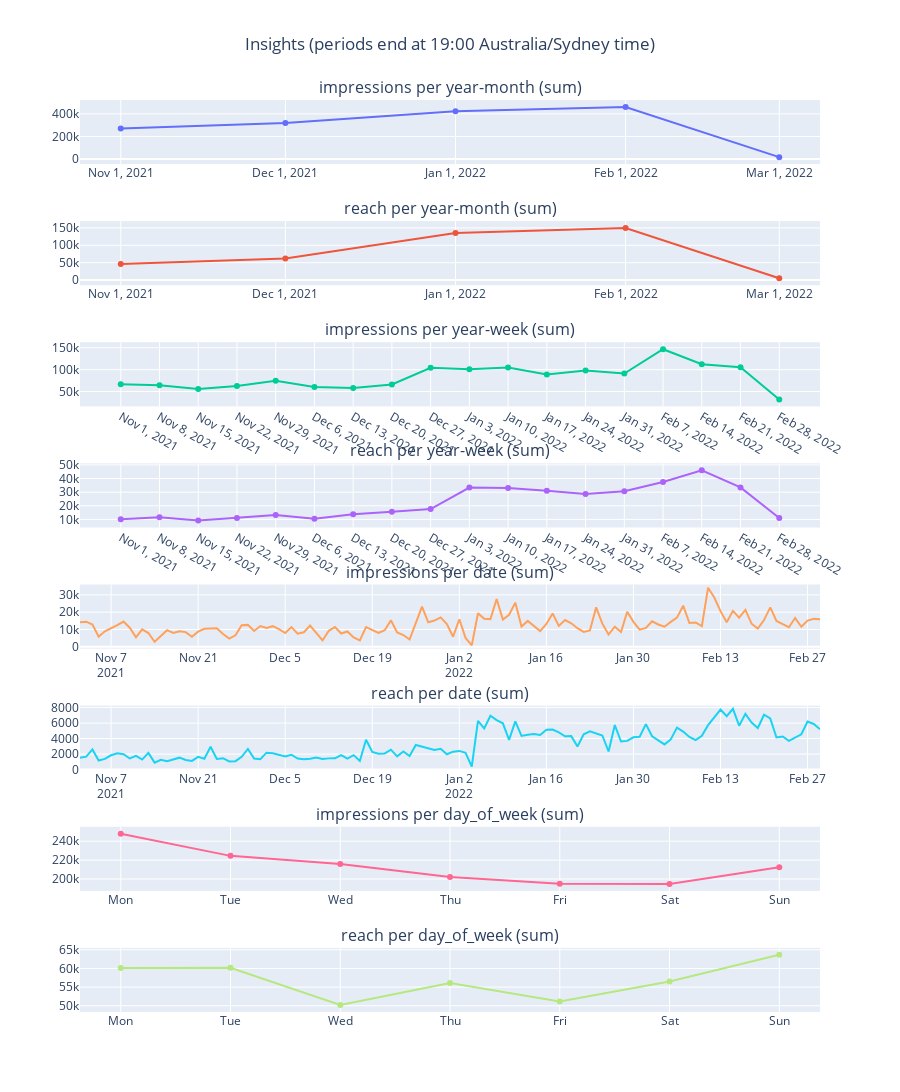

Here is the notebook cell this chart was saved with:
### Code cell
plot_account_insights(df, timezone='Australia/Sydney', agg='sum');
